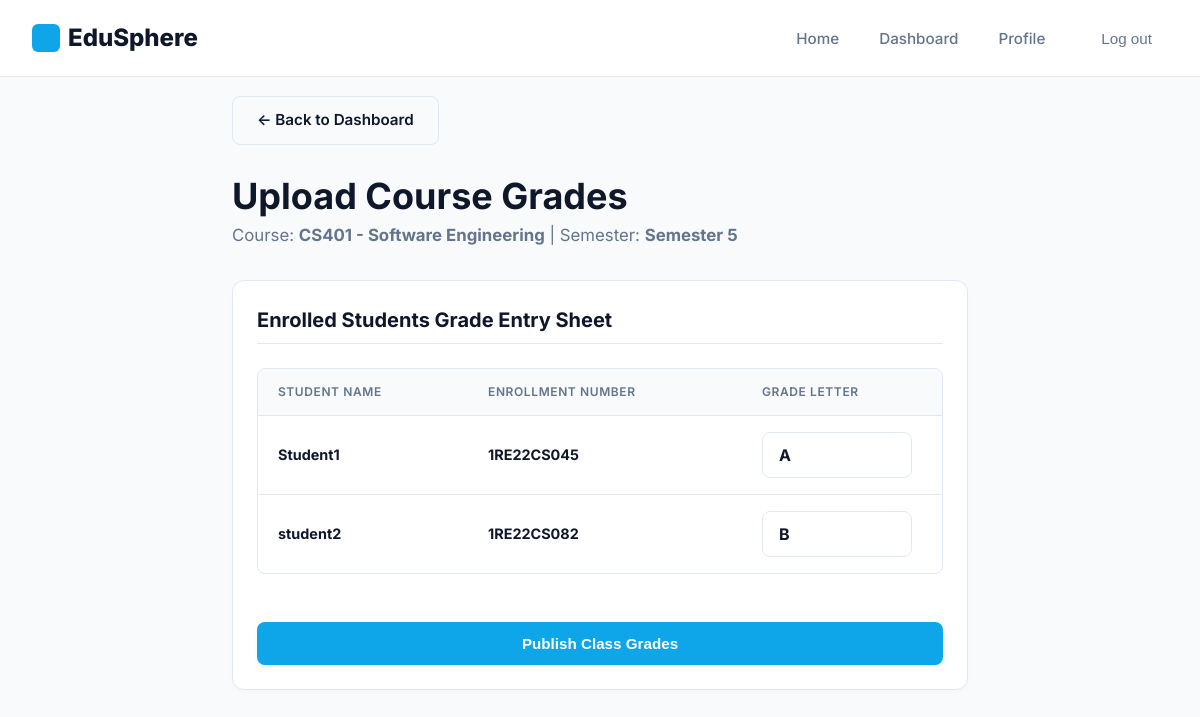
The page /upload-grades/8/ (signed in) on the database as committed earlier.
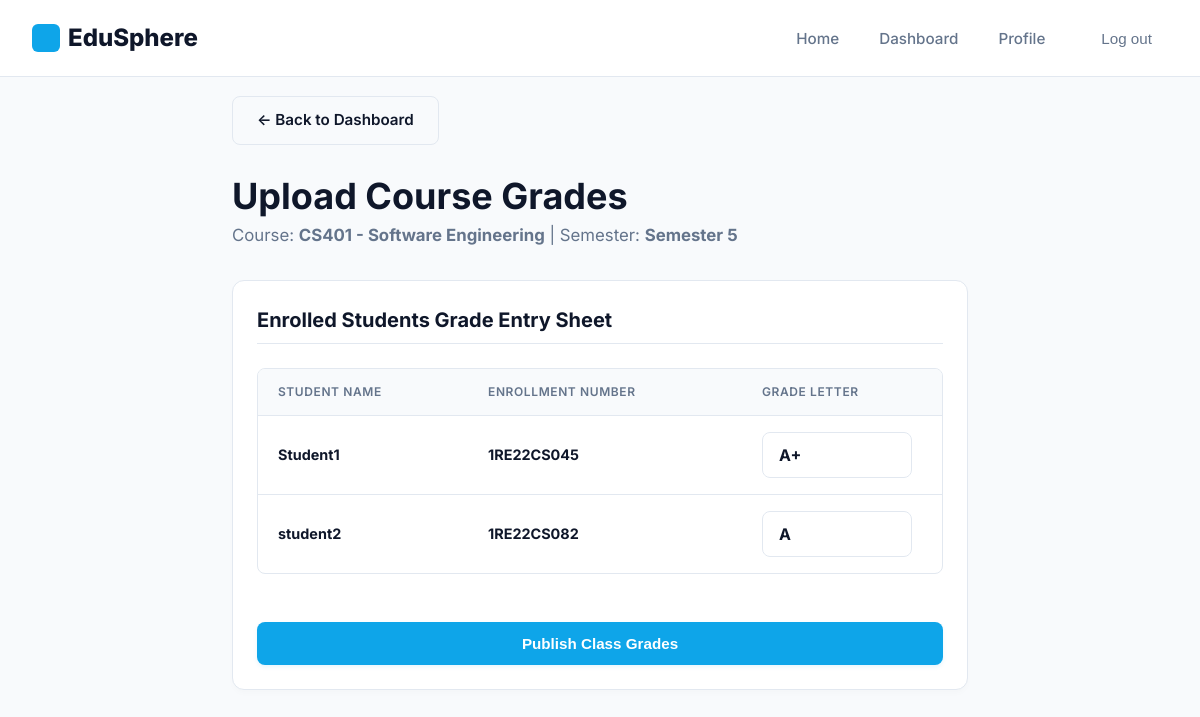
The same page on the database as committed later.
### academics/models.py (models this page shows, shortened)
class CourseEnrollment(models.Model):
    student = models.ForeignKey('users.StudentProfile', on_delete=models.CASCADE, related_name='enrollments')
    course = models.ForeignKey(Course, on_delete=models.CASCADE, related_name='enrollments')
    semester = models.IntegerField()
    grade = models.CharField(max_length=5, blank=True, null=True)
    attendance_percentage = models.DecimalField(max_digits=5, decimal_places=2, default=100.00)
    class Meta:
        unique_together = ('student', 'course', 'semester')

### users/models.py (models this page shows, shortened)
class StudentProfile(models.Model):
    user = models.OneToOneField(CustomUser, on_delete=models.CASCADE, related_name='student_profile')
    enrollment_number = models.CharField(max_length=50, blank=True, null=True)
    department = models.ForeignKey('academics.Department', on_delete=models.SET_NULL, blank=True, null=True, related_name='students')
    major = models.CharField(max_length=100, blank=True, null=True)
    current_semester = models.IntegerField(default=1)
    graduation_year = models.IntegerField(blank=True, null=True)
    cgpa = models.DecimalField(max_digits=4, decimal_places=2, default=0.00)
    skills = models.ManyToManyField('portfolio.Skill', blank=True, related_name='students')
    github = models.URLField(blank=True, null=True)
    linkedin = models.URLField(blank=True, null=True)
    leetcode = models.URLField(blank=True, null=True)
    codeforces = models.URLField(blank=True, null=True)
    location = models.CharField(max_length=150, blank=True, null=True)

class CustomUser(AbstractUser):
    ROLE_CHOICES = (
        ('student', 'Student'),
        ('faculty', 'Faculty'),
        ('hod', 'HOD'),
        ('placement_officer', 'Placement Officer'),
    )
    role = models.CharField(max_length=20, choices=ROLE_CHOICES, default='student')
    phone_number = models.CharField(max_length=15, blank=True, null=True)
    profile_picture = models.ImageField(upload_to='profile_pics/', blank=True, null=True)

### academics/views.py (the view, shortened to what this page needs)
# urls.py: path('upload-grades/<int:course_id>/', views.upload_grades, name='upload_grades'),
@login_required
def upload_grades(request, course_id):
    course = get_object_or_404(Course, id=course_id)
    can_access = False
    if request.user.role == 'hod':
        if request.user.hod_profile.department == course.department:
            can_access = True
    elif request.user.role == 'faculty':
        if course.faculty == request.user.faculty_profile:
            can_access = True
        else:
            can_access = ClassIncharge.objects.filter(
                faculty=request.user.faculty_profile,
                department=course.department,
                semester=course.semester
            ).exists()
    if not can_access:
        messages.error(request, "Access denied. You are not authorized to upload grades for this course.")
        return redirect('dashboard')
    enrollments = CourseEnrollment.objects.filter(course=course).select_related('student__user')
    context = {
        'course': course,
        'enrollments': enrollments,
    }
    return render(request, 'academics/upload_grades.html', context)

### templates/academics/upload_grades.html (shortened to what this page needs)
{% extends "base.html" %}
{% block content %}
<div class="container" style="padding-top: 6rem; padding-bottom: 4rem; max-width: 800px;">
    <div style="margin-bottom: 2rem;">
        <a href="{% url 'dashboard' %}" class="btn btn-outline" style="margin-bottom: 1.5rem;">&larr; Back to Dashboard</a>
        <h1 style="font-size: 2.25rem; color: var(--secondary);">Upload Course Grades</h1>
        <p style="color: var(--text-muted); font-size: 1.05rem;">
            Course: <strong>{{ course.code }} - {{ course.name }}</strong> | Semester: <strong>Semester {{ course.semester }}</strong>
        </p>
    </div>
    <div class="card">
        <form method="post" action="">
            <h3 style="font-size: 1.25rem; color: var(--secondary); margin-bottom: 1.5rem; border-bottom: 1px solid var(--border); padding-bottom: 0.5rem;">Enrolled Students Grade Entry Sheet</h3>
            <div class="table-responsive">
                <table class="table">
                    <thead>
                        <tr>
                            <th>Student Name</th>
                            <th>Enrollment Number</th>
                            <th style="width: 200px;">Grade Letter</th>
                        </tr>
                    </thead>
                    <tbody>
                        {% if enrollments %}
                            {% for enroll in enrollments %}
                                <tr>
                                    <td>
                                        <strong>{{ enroll.student.user.first_name|default:enroll.student.user.username }}</strong>
                                    </td>
                                    <td><strong>{{ enroll.student.enrollment_number }}</strong></td>
                                    <td>
                                        <input type="text" name="grade_{{ enroll.id }}" class="form-control"
                                            placeholder="e.g. A+, B, C, F"
                                            value="{{ enroll.grade|default_if_none:'' }}"
                                            style="width: 150px; font-weight: 700; text-transform: uppercase;">
                                    </td>
                                </tr>
                            {% endfor %}
                        {% else %}
                            <tr>
                                <td colspan="3" style="text-align: center; color: var(--text-muted); padding: 2rem;">No students enrolled in this course.</td>
                            </tr>
                        {% endif %}
                    </tbody>
                </table>
            </div>
            <button type="submit" class="btn btn-primary" style="width: 100%; margin-top: 1.5rem;">Publish Class Grades</button>
        </form>
    </div>
</div>
{% endblock %}

Rows that differ between the two databases and show on the page:
changed CourseEnrollment "Student1": grade "A" → "A+"
changed CourseEnrollment "student2": grade "B" → "A"
